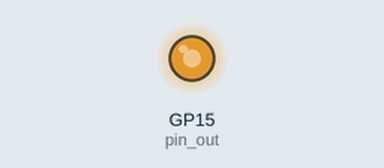
The program below on a simulated Raspberry Pi Pico running MicroPython. Parts: output pins drawn as LEDs (lit = HIGH). At 0.1 s the program stops and its outputs stay as they are.

Above: at 0.1 s.
Timing chart, 0 to 1.6 s (numbered marks = the images above):
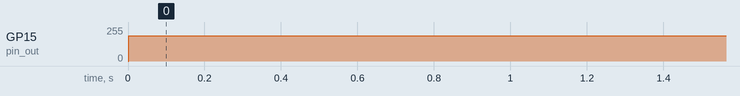

Measured:
- by itself, GP15 (pin_out): 0/255 → 191/255 at 0.00 s

The program:

pio_test_timing.py
```python
from rp2 import PIO, StateMachine, asm_pio
from machine import Pin

f = 10_000
pin_out = Pin(15)

@asm_pio(set_init = PIO.OUT_LOW)
def pwm1():
                               # Cycles:     Output
    set(pins, 0)               # 1            0   during 2 / 3 / 4 / 5 cycles
    #nop()                      # 1
    #nop()    [1]               # 2

    set(x, 2)                   # 1
                                #---------------
    label("start_loop")          # 0
    set(pins, 1)                 # 1          1  during (x+1) * 2 cycles
    jmp(x_dec, "start_loop")     # 1


sm = StateMachine(1, pwm1, freq= f, set_base = pin_out)
sm.active(1)
```
